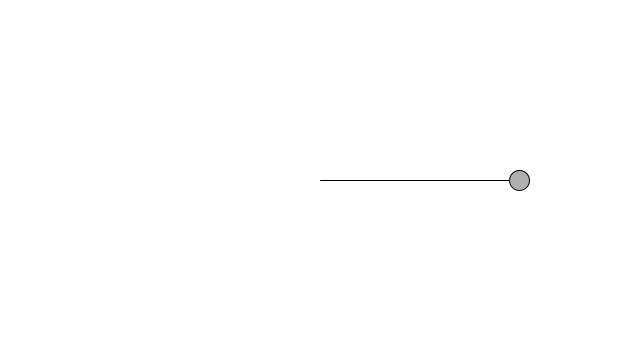
Frame 1 (no input)
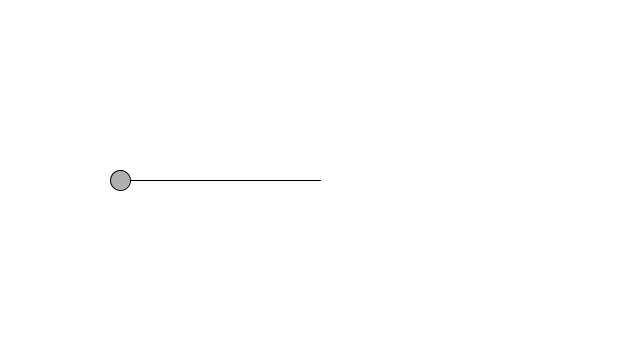
Frame 60 (the mouse pressed at the canvas centre just before this capture)
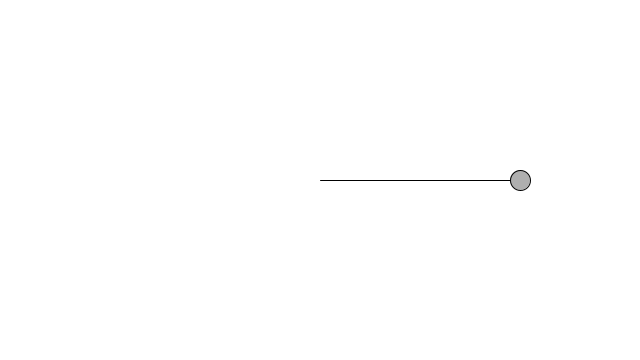
Frame 120 (the mouse held since frame 60 and released just before this capture)

The Processing sketch that drew these frames (run headless with seeded random() and noise(); from frame 60 on, the mouse is pressed at the canvas centre):

// Processing sketch: SimpleXOscillation
// ── SimpleXOscillation.pde
void setup() {
  size(640,360);
}

void draw() {
  background(255);
  
  float period = 120; // frames
  float amplitude = 200; // pixels
  float x = amplitude * cos(TWO_PI * frameCount / period); // amp * point on sine wave at given time (frame)
  
  stroke(0);
  fill(175);
  translate(width/2,height/2);
  line(0,0,x,0);
  ellipse(x,0,20,20);
}
